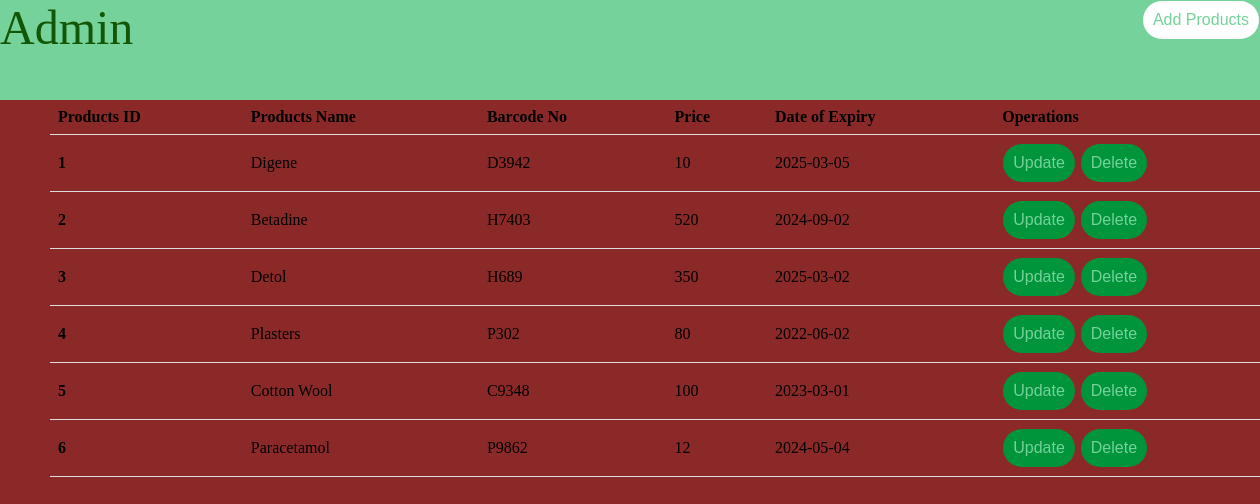
Screenshot of /admin_area/display.php with the database file from the repository.
### tables this page shows
CREATE TABLE `products` (
  `id` int(11) NOT NULL,
  `name` varchar(100) NOT NULL,
  `barcode` varchar(11) NOT NULL,
  `price` int(10) NOT NULL,
  `expiry` date NOT NULL
);

### admin_area/display.php (the view, shortened to what this page needs)
<?php
include 'includes/connect.php';
?>
<!DOCTYPE html>
<html lang="en">
<head>
    <link rel="stylesheet" type="text/css" href="styles/admin.css">
</head>
<body>
    <div class="up-container">
        <h1 class="admin">Admin</h1>
        <button class="products_btn"><a href="product.php">Add Products</a></button>
    </div>
    <div>
        <table class="table">
            <thead>
                <tr>
                    <th scope="col">Products ID</th>
                    <th scope="col">Products Name</th>
                    <th scope="col">Barcode No</th>
                    <th scope="col">Price</th>
                    <th scope="col">Date of Expiry</th>
                    <th scope="col">Operations</th>
                </tr>
            </thead>
            <tbody>
                <?php
                $sql = "Select * from `products`";
                $result = mysqli_query($con, $sql);
                if ($result) {
                    while ($row = mysqli_fetch_assoc($result)) {
                        $id = $row['id'];
                        $name = $row['name'];
                        $barcode = $row['barcode'];
                        $price = $row['price'];
                        $expiry = $row['expiry'];
                        echo '<tr>
                <th scope="row">' . $id . '</th>
                <td>' . $name . '</td>
                <td>' . $barcode . '</td>
                <td>' . $price . '</td>
                <td>' . $expiry . '</td>
                <td>
                    <button class="operation-btn"><a href="update.php?updateid=' . $id . '">Update</a></button>
                    <button class="operation-btn"><a href="delete.php?deleteid=' . $id . '">Delete</a></button>
                </td>
            </tr>';
                    }
                }
                ?>
            </tbody>
        </table>
    </div>
</body>
</html>

### styles/admin.css (style rules this page uses)
body { background-color: rgb(139, 41, 41); margin: 0; padding: 0; }
.up-container { height: 100px; width: 100%; background-color: #74D29A; margin: 0; padding: 0; }
.admin { font-family:'Roboto Mono'; font-weight: 400; font-size: 3rem; color: #125707; margin: 0; padding: 0; margin-top: 0px; display: flex; float: left; margin-bottom: 0%; }
.products_btn { background-color: #ffff; border: none; color: #74D29A; text-align: center; font-size: 16px; cursor: pointer; border-radius: 30px; padding: 10px; margin: 1px; display: flex; float: right; text-decoration: none; }
.table { border-collapse: collapse; width: 100%; margin-left: 50px; margin-right: 50px; }
th, td { padding: 8px; text-align: left; border-bottom: 1px solid #ddd; }
.operation-btn { background-color: #00943B; border: none; text-align: center; font-size: 16px; cursor: pointer; border-radius: 30px; padding: 10px; margin: 1px; }
a { color: #74D29A; text-decoration: none; }

### rows the page displays
products: id "1", name "Digene", barcode "D3942", price "10", expiry "2025-03-05"
products: id "2", name "Betadine", barcode "H7403", price "520", expiry "2024-09-02"
products: id "3", name "Detol", barcode "H689", price "350", expiry "2025-03-02"
products: id "4", name "Plasters", barcode "P302", price "80", expiry "2022-06-02"
products: id "5", name "Cotton Wool", barcode "C9348", price "100", expiry "2023-03-01"
products: id "6", name "Paracetamol", barcode "P9862", price "12", expiry "2024-05-04"
